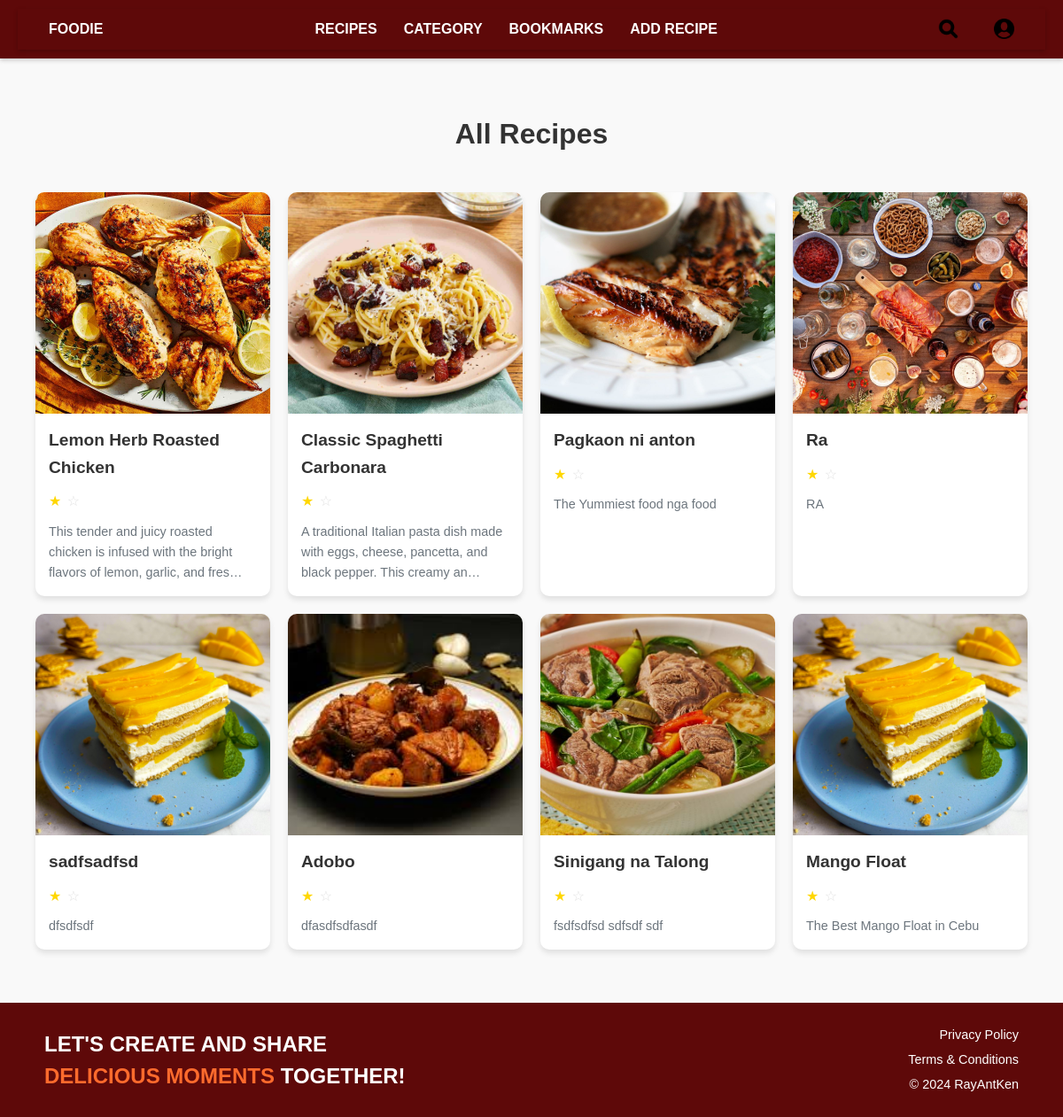
The app's page /recipelist with its own data.
### Recipes/models.py (models this page shows, shortened)
class RecipePost(models.Model):
    title = models.CharField(max_length=200)
    user = models.ForeignKey(settings.AUTH_USER_MODEL, on_delete=models.SET_NULL, null=True, blank=True) #User, on_delete=models.CASCADE
    difficulty = models.IntegerField(validators=[MinValueValidator(1), MaxValueValidator(5)])  # Restrict to 1-5
    description = models.TextField(default='')
    category = models.CharField(max_length=50, default='Uncategorized')
    ingredients = models.TextField()
    directions = models.TextField(default='')
    image = models.ImageField(upload_to='recipe/images/', blank=True, null=True)  # Optional image field
    created_at = models.DateTimeField(auto_now=True)
    CATEGORY_CHOICES = [
        ('Comfort Food', 'Comfort Food'),
        ('International Eats', 'International Eats'),
        ('Breakfast & Brunch', 'Breakfast & Brunch'),
        ('Community Picks', 'Community Picks'),
    ]
    title = models.CharField(max_length=200)  # Recipe title
    user = models.ForeignKey(
        settings.AUTH_USER_MODEL,
        on_delete=models.SET_NULL,
        null=True,
        blank=True
    )  # Associated user, nullable and optional
    difficulty = models.IntegerField(
        validators=[MinValueValidator(1), MaxValueValidator(5)]
    )  # Difficulty level (1-5)
    description = models.TextField(default='')  # Brief description of the recipe
    category = models.CharField(
        max_length=50,
        choices=CATEGORY_CHOICES,
        default='Uncategorized'
    )  # Recipe category with predefined choices
    ingredients = models.TextField()  # Ingredients list
    directions = models.TextField(default='')  # Step-by-step directions
    image = models.ImageField(
        upload_to='recipe/images/',
        blank=True,
        null=True
    )  # Optional recipe image
    created_at = models.DateTimeField(auto_now=True)  # Timestamp of creation

### Recipes/views.py (the view)
# urls.py: path('recipelist', RecipePostListView.as_view(), name='recipe_list'),
class RecipePostListView(ListView):
    model = RecipePost
    template_name = 'recipes/recipePost_list.html'
    context_object_name = 'posts'
    paginate_by = 12
    def get_queryset(self):
        return RecipePost.objects.order_by('-created_at')
    def get_context_data(self, **kwargs):
        context = super().get_context_data(**kwargs)
        user = self.request.user
        if user.is_authenticated:
            bookmarked_recipes = Bookmark.objects.filter(user=user).values_list('recipe_id', flat=True)
            context['bookmarked_recipes'] = set(bookmarked_recipes)
        else:
            context['bookmarked_recipes'] = set()
        return context

### Recipes/templates/recipes/recipePost_list.html (shortened to what this page needs)
{% load custom_filters %}
<html lang="en">
<head>
    <link href="https://cdnjs.cloudflare.com/ajax/libs/font-awesome/6.0.0-beta3/css/all.min.css" rel="stylesheet">
</head>
<body>
    <header>
        {% include 'navbar.html' %}
    </header>
    <main>
        <h1 style="text-align: center; margin: 20px 0;">All Recipes</h1>
        <div class="recipe-grid">
            {% for post in posts %}
            <div class="recipe-card" data-recipe-id="{{ post.id }}">
                {% if post.image %}
                    <img src="{{ post.image.url }}" alt="{{ post.title }}">
                {% endif %}
                <div class="recipe-card-content">
                    <h2 class="recipe-card-title">{{ post.title }}</h2>
                    <div class="difficulty-stars">
                        {% for i in post.difficulty|make_list %}
                            <span>★</span>
                        {% endfor %}
                        {% for i in 5|make_list|slice:":{{ 5|minus:post.difficulty }}" %}
                            <span class="empty">☆</span>
                        {% endfor %}
                    </div>
                    <p class="recipe-card-description">{{ post.description|truncatechars:100 }}</p>
                </div>
            </div>
            {% empty %}
                <p>No recipes available.</p>
            {% endfor %}
        </div>
    </main>
    <footer>
        {% include 'footer.html' %}
    </footer>
</body>
</html>

### Recipes/templates/recipes/recipePost_list.html (style rules this page uses)
:root { --primary-color: #007bff; --secondary-color: #6c757d; --background-color: #f4f4f4; --card-background: #ffffff; --text-color: #333; }
* { margin: 0; padding: 0; box-sizing: border-box; }
body { font-family: 'Poppins', sans-serif; background-color: var(--background-color); line-height: 1.6; }
.recipe-grid { display: grid; grid-template-columns: repeat(auto-fill, minmax(250px, 1fr)); gap: 20px; padding: 20px; max-width: 1200px; margin: 0 auto; }
.recipe-card { background-color: var(--card-background); border-radius: 10px; box-shadow: 0 4px 6px rgba(0, 0, 0, 0.1); overflow: hidden; transition: transform 0.3s ease; cursor: pointer; display: flex; flex-direction: column; }
.recipe-card img { width: 100%; height: 250px; object-fit: cover; }
.recipe-card-content { padding: 15px; flex-grow: 1; display: flex; flex-direction: column; }
.recipe-card-title { font-size: 1.2rem; font-weight: 600; color: var(--text-color); margin-bottom: 10px; }
.difficulty-stars { margin-bottom: 10px; color: #FFD700; }
.difficulty-stars span { margin-right: 2px; }
.difficulty-stars span.empty { color: #e0e0e0; }
.recipe-card-description { color: var(--secondary-color); font-size: 0.9rem; flex-grow: 1; }

### records on screen
RecipePost: image (picture), title "Lemon Herb Roasted Chicken", description "This tender and juicy roasted chicken is infused with the bright flavors of lemon, garlic, and fres…"
RecipePost: image (picture), title "Classic Spaghetti Carbonara", description "A traditional Italian pasta dish made with eggs, cheese, pancetta, and black pepper. This creamy an…"
RecipePost: image (picture), title "Pagkaon ni anton", description "The Yummiest food nga food"
RecipePost: image (picture), title "Ra", description "RA"
RecipePost: image (picture), title "sadfsadfsd", description "dfsdfsdf"
RecipePost: image (picture), title "Adobo", description "dfasdfsdfasdf"
RecipePost: image (picture), title "Sinigang na Talong", description "fsdfsdfsd sdfsdf sdf"
RecipePost: image (picture), title "Mango Float", description "The Best Mango Float in Cebu"
